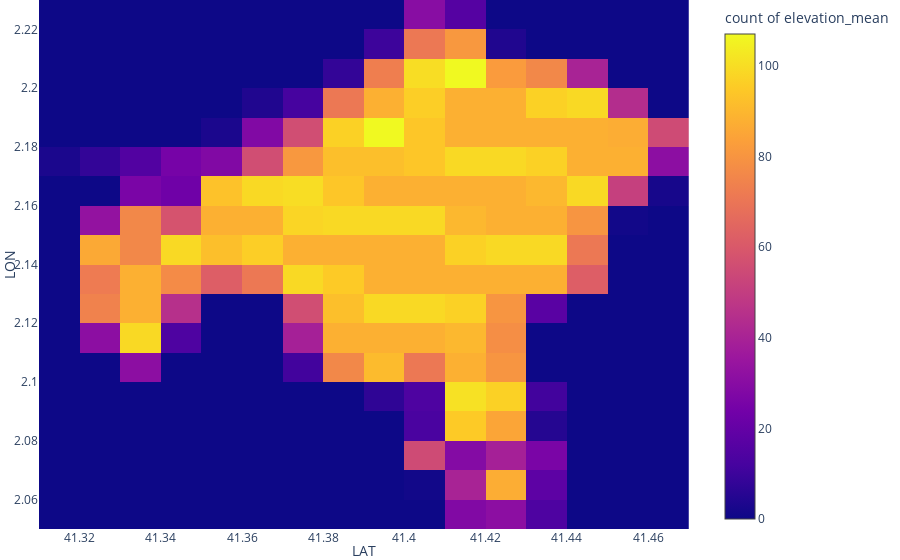

The notebook cell this image was saved under:
### Code cell
import plotly.express as px

fig = px.density_heatmap(df, x='LAT', y="LON",z='elevation_mean')
fig.update_layout(mapbox_style="open-street-map")
fig.update_layout(margin={"r":0,"t":0,"l":0,"b":0})
fig.show()

### Figure 1 — Plotly figure (JSON) as saved in the notebook; plotly's stock layout.template omitted (floating-point values rounded to 4 significant figures; data arrays with more than 128 entries replaced by an {"elided": "..."} marker saying what was removed)
{"data": [{"coloraxis": "coloraxis", "hoverlabel": {"namelength": 0}, "hovertemplate": "LAT=%{x}<br>LON=%{y}<br>count of elevation_mean=%{z}", "name": "", "type": "histogram2d", "x": {"elided": "10213 float values"}, "xaxis": "x", "xbingroup": "x", "y": {"elided": "10213 float values"}, "yaxis": "y", "ybingroup": "y", "z": {"elided": "10213 float values"}}], "layout": {"autosize": true, "coloraxis": {"colorbar": {"title": {"text": "count of elevation_mean"}}, "colorscale": [[0, "#0d0887"], [0.1111, "#46039f"], [0.2222, "#7201a8"], [0.3333, "#9c179e"], [0.4444, "#bd3786"], [0.5556, "#d8576b"], [0.6667, "#ed7953"], [0.7778, "#fb9f3a"], [0.8889, "#fdca26"], [1, "#f0f921"]]}, "legend": {"tracegroupgap": 0}, "mapbox": {"style": "open-street-map"}, "margin": {"b": 0, "l": 0, "r": 0, "t": 0}, "xaxis": {"anchor": "y", "autorange": true, "domain": [0, 0.98], "range": [41.31, 41.47], "showspikes": false, "title": {"text": "LAT"}, "type": "linear"}, "yaxis": {"anchor": "x", "autorange": true, "domain": [0, 1], "range": [2.05, 2.23], "showspikes": false, "title": {"text": "LON"}, "type": "linear"}}}
